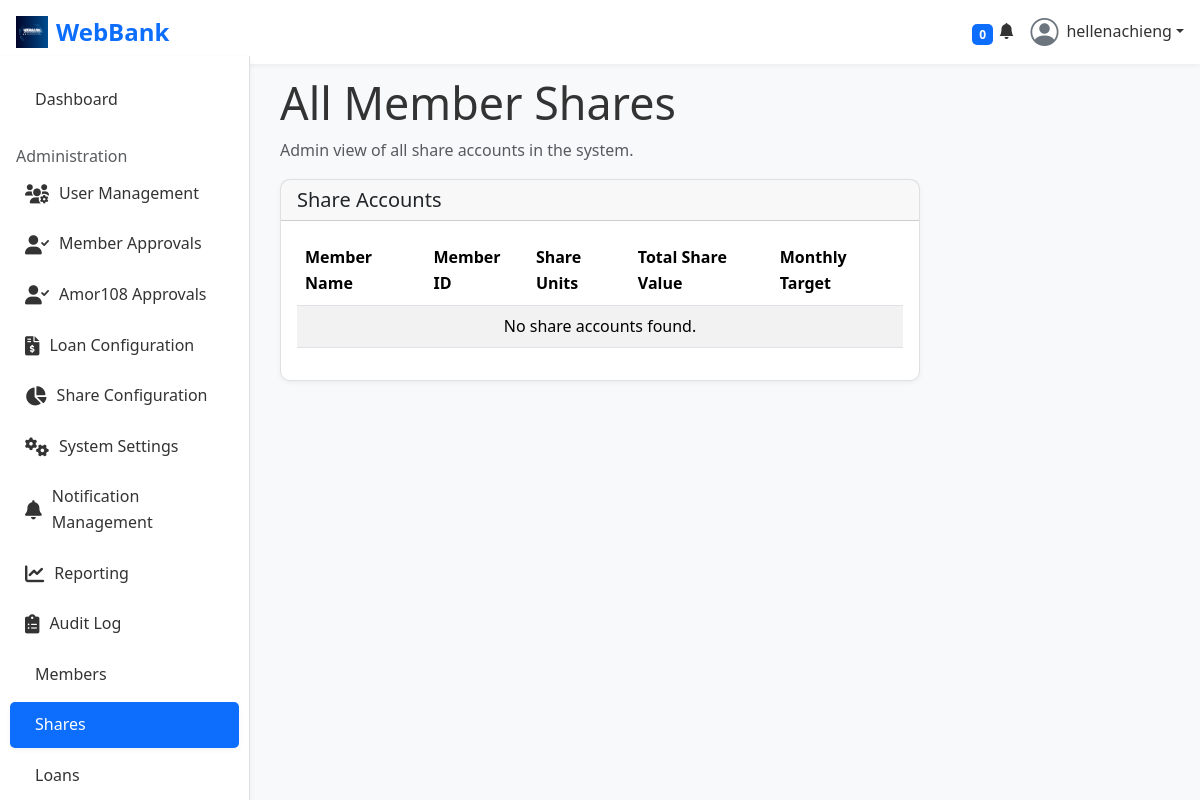
/shares/ (signed in), run on an earlier commit of the app's database.
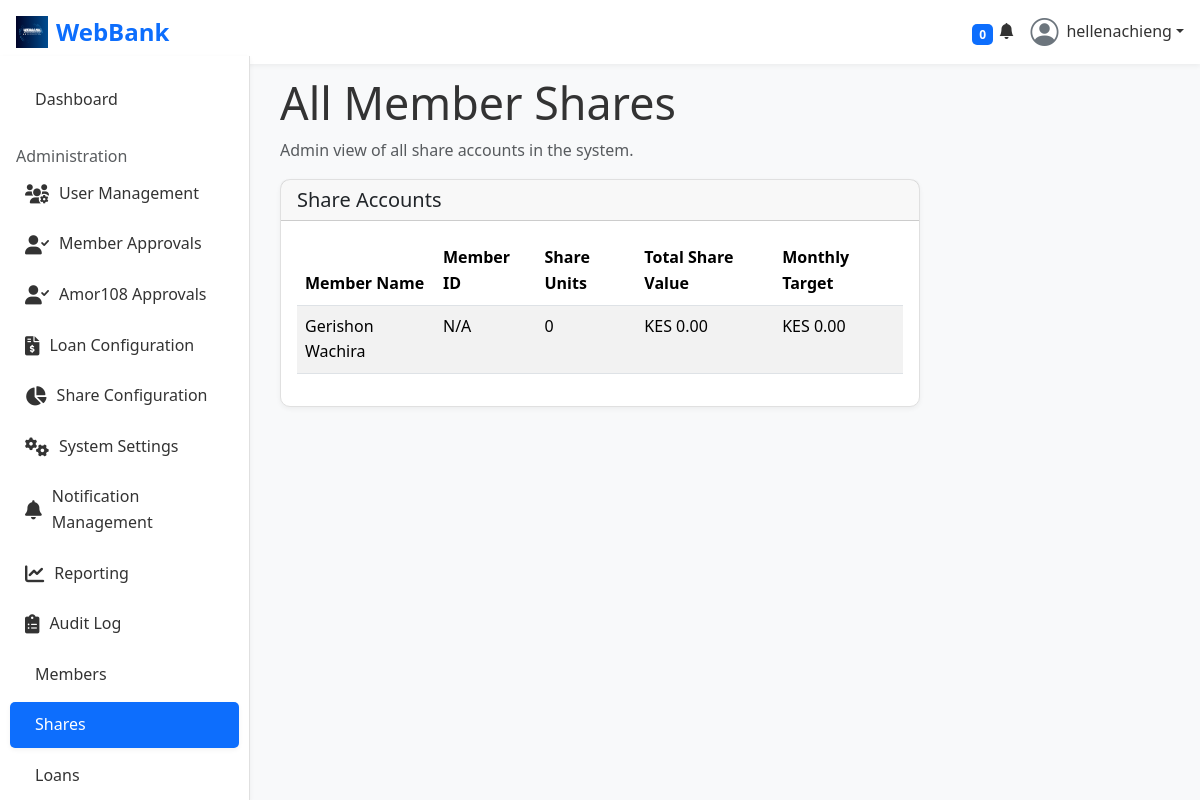
And on a later commit of the database.
### shares/models.py (models this page shows, shortened)
class Share(models.Model):
    member = models.OneToOneField(Amor108Member, on_delete=models.CASCADE, related_name='share_account')
    units = models.IntegerField(default=0)
    unit_price = models.DecimalField(max_digits=10, decimal_places=2, default=100.00)
    total_value = models.DecimalField(max_digits=12, decimal_places=2, default=0.00)
    monthly_share_target = models.DecimalField(
        max_digits=12,
        decimal_places=2,
        default=0.00,
        null=True,
        blank=True,
        help_text="Target amount for monthly share contributions.",
        validators=[MinValueValidator(Decimal('0.01'))] # Ensure target is a positive value
    )

### members_amor108/models.py (models this page shows, shortened)
class Member(models.Model):
    user = models.OneToOneField(settings.AUTH_USER_MODEL, on_delete=models.CASCADE, related_name='amor108_member')
    pool = models.ForeignKey(Pool, on_delete=models.SET_NULL, null=True, blank=True)
    status = models.ForeignKey(MembershipStatus, on_delete=models.SET_NULL, null=True, blank=True)
    date_joined_pool = models.DateField(auto_now_add=True)
    is_suspended = models.BooleanField(default=False)
    suspension_reason = models.TextField(blank=True)
    class Meta:
        verbose_name = 'Amor108 Member'
        verbose_name_plural = 'Amor108 Members'

### accounts/models.py (models this page shows, shortened)
class User(AbstractUser):
    USER_TYPES = (
        ('member', 'Member'),
        ('director', 'Director'),
        ('admin', 'System Admin'),
        ('guarantor', 'Guarantor'),
        ('founder', 'Founder'),
    )
    email = models.EmailField(unique=True) # Redefine email to make it unique
    USERNAME_FIELD = 'email'
    REQUIRED_FIELDS = ['first_name', 'last_name', 'phone_number']
    user_type = models.CharField(max_length=20, choices=USER_TYPES, default='member')
    phone_number = models.CharField(max_length=15, blank=True)
    residential_area = models.CharField(max_length=100, blank=True)
    address = models.TextField(blank=True)
    nationality = models.CharField(max_length=50, blank=True)
    id_number = models.CharField(max_length=20, blank=True)
    passport_no = models.CharField(max_length=20, blank=True)
    date_of_birth = models.DateField(null=True, blank=True)
    profile_picture = models.ImageField(upload_to='profiles/', null=True, blank=True)
    member_id = models.CharField(max_length=20, unique=True, null=True, blank=True)
    date_joined_sacco = models.DateField(null=True, blank=True)
    credit_score = models.IntegerField(default=750)
    is_verified = models.BooleanField(default=False)
    PROFILE_VISIBILITY_CHOICES = [
        ('private', 'Private'),
        ('public', 'Public'),
        ('only_me', 'Only Me'),
    ]
    profile_visibility = models.CharField(max_length=10, choices=PROFILE_VISIBILITY_CHOICES, default='private')
    two_factor_enabled = models.BooleanField(default=False) # Controls user preference for 2FA; full 2FA enforcement logic to be implemented separately.
    email_notifications = models.BooleanField(default=True)
    sms_notifications = models.BooleanField(default=False)
    loan_status_notifications = models.BooleanField(default=True)
    payment_reminders = models.BooleanField(default=True)
    share_dividend_notifications = models.BooleanField(default=True)
    system_maintenance_notifications = models.BooleanField(default=False)
    PREFERRED_LANGUAGE_CHOICES = [
        ('en', 'English'),
        ('es', 'Spanish'),
        ('fr', 'French'),
    ]
    preferred_language = models.CharField(max_length=5, choices=PREFERRED_LANGUAGE_CHOICES, default='en')
    PREFERRED_CURRENCY_CHOICES = [
        ('KES', 'KES (Ksh)'),
        ('USD', 'USD ($)'),
        ('EUR', 'EUR (€)'),
    ]
    preferred_currency = models.CharField(max_length=5, choices=PREFERRED_CURRENCY_CHOICES, default='KES')
    dark_mode_enabled = models.BooleanField(default=False)
    preferred_director = models.ForeignKey(
        'self',
        on_delete=models.SET_NULL,
        null=True,
        blank=True,
        related_name='preferred_members',
        limit_choices_to={'user_type': 'director'} # Filter choices to directors only
    )

### shares/views.py (the view, shortened to what this page needs)
# urls.py: path('', views.shares_dashboard, name='shares_dashboard'),
@login_required
def shares_dashboard(request):
    user = request.user
    if user.is_staff:
        all_shares = Share.objects.all().select_related('member__user')
        return render(request, 'shares/all_shares_admin.html', {'shares': all_shares, 'user_type': user.user_type})

### notifications/context_processors.py (called while the page is built)
def user_notifications(request):
    if request.user.is_authenticated:
        unread_count = Notification.objects.filter(user=request.user, is_read=False).count()
        recent_notifications = Notification.objects.filter(user=request.user).order_by('-created_at')[:5]
        all_notifications = Notification.objects.filter(user=request.user).order_by('-created_at') # All notifications
        return {
            'unread_notifications_count': unread_count,
            'recent_notifications': recent_notifications,
            'all_notifications': all_notifications, # Added all notifications
        }
    return {}

### templates/shares/all_shares_admin.html (shortened to what this page needs)
{% extends 'base.html' %}
{% block content %}
<div class="main-content">
    <div class="row">
        <div class="col-md-12">
            <h2>All Member Shares</h2>
            <p class="text-muted">Admin view of all share accounts in the system.</p>
        </div>
    </div>
    <div class="card">
        <div class="card-header">
            <h5 class="mb-0">Share Accounts</h5>
        </div>
        <div class="card-body">
            <div class="table-responsive">
                <table class="table table-striped table-hover">
                    <thead>
                        <tr>
                            <th>Member Name</th>
                            <th>Member ID</th>
                            <th>Share Units</th>
                            <th>Total Share Value</th>
                            <th>Monthly Target</th>
                        </tr>
                    </thead>
                    <tbody>
                        {% for share in shares %}
                        <tr>
                            <td>{{ share.member.user.get_full_name|default:share.member.user.username }}</td>
                            <td>{{ share.member.user.member_id|default:"N/A" }}</td>
                            <td>{{ share.units }}</td>
                            <td>KES {{ share.total_value|floatformat:2 }}</td>
                            <td>KES {{ share.monthly_share_target|floatformat:2 }}</td>
                        </tr>
                        {% empty %}
                        <tr>
                            <td colspan="5" class="text-center">No share accounts found.</td>
                        </tr>
                        {% endfor %}
                    </tbody>
                </table>
            </div>
        </div>
    </div>
</div>
{% endblock %}

What changed in the data, as far as the page shows it:
added Share: member.user.get_full_name "Gerishon Wachira", member.user.member_id "N/A", units "0", total_value "0.00", monthly_share_target "0.00"
Also different on the page:
text no longer shown: "No share accounts found."
